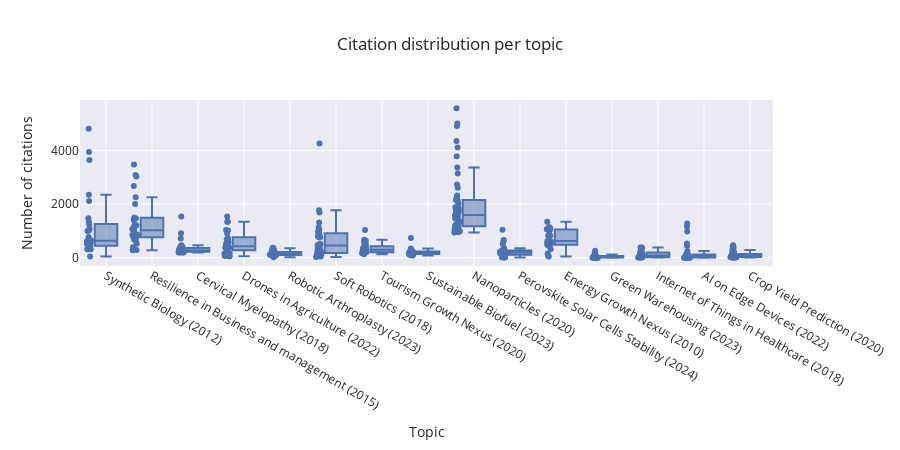

Notebook cell for this chart:
### Code cell
# explore citation distribution per topic
fig = px.box(core_pubs, x="Topic", y="times_cited", title="Citation distribution per topic", points="all", height=450)
fig.update_layout(xaxis_title="Topic", yaxis_title="Number of citations")
fig.show()

### Figure 1 — Plotly figure (JSON) as saved in the notebook; plotly's stock layout.template omitted (floating-point values rounded to 4 significant figures; data arrays with more than 128 entries replaced by an {"elided": "..."} marker saying what was removed)
{"data": [{"alignmentgroup": "True", "boxpoints": "all", "hovertemplate": "Topic=%{x}<br>times_cited=%{y}<extra></extra>", "legendgroup": "", "marker": {"color": "rgb(76,114,176)"}, "name": "", "notched": false, "offsetgroup": "", "orientation": "v", "showlegend": false, "type": "box", "x": {"elided": "541 str values"}, "x0": " ", "xaxis": "x", "y": {"elided": "541 int values"}, "y0": " ", "yaxis": "y"}], "layout": {"boxmode": "group", "height": 450, "legend": {"tracegroupgap": 0}, "title": {"text": "Citation distribution per topic"}, "xaxis": {"anchor": "y", "domain": [0, 1], "title": {"text": "Topic"}}, "yaxis": {"anchor": "x", "domain": [0, 1], "title": {"text": "Number of citations"}}}}
